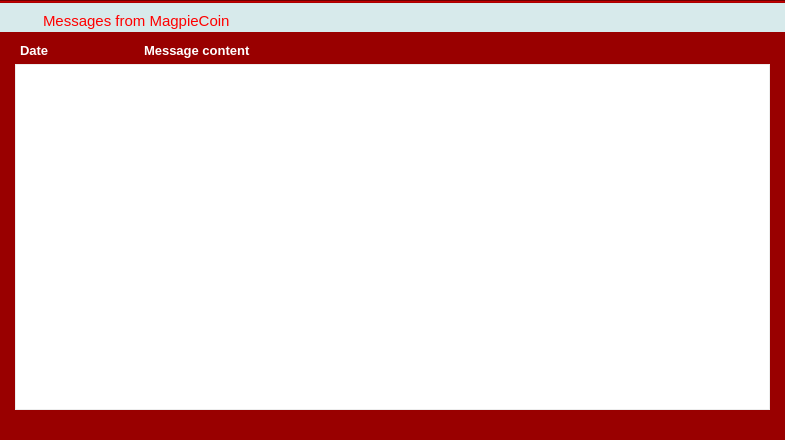
<?xml version="1.0" encoding="UTF-8"?>
<ui version="4.0">
 <class>ServiceMessagesPage</class>
 <widget class="QWidget" name="ServiceMessagesPage">
  <property name="geometry">
   <rect>
    <x>0</x>
    <y>0</y>
    <width>785</width>
    <height>440</height>
   </rect>
  </property>
  <property name="palette">
   <palette>
    <active>
     <colorrole role="Button">
      <brush brushstyle="SolidPattern">
       <color alpha="255">
        <red>215</red>
        <green>234</green>
        <blue>235</blue>
       </color>
      </brush>
     </colorrole>
     <colorrole role="Base">
      <brush brushstyle="SolidPattern">
       <color alpha="255">
        <red>215</red>
        <green>234</green>
        <blue>235</blue>
       </color>
      </brush>
     </colorrole>
     <colorrole role="Window">
      <brush brushstyle="SolidPattern">
       <color alpha="255">
        <red>215</red>
        <green>234</green>
        <blue>235</blue>
       </color>
      </brush>
     </colorrole>
     <colorrole role="Highlight">
      <brush brushstyle="SolidPattern">
       <color alpha="255">
        <red>235</red>
        <green>235</green>
        <blue>235</blue>
       </color>
      </brush>
     </colorrole>
     <colorrole role="HighlightedText">
      <brush brushstyle="SolidPattern">
       <color alpha="255">
        <red>124</red>
        <green>175</green>
        <blue>172</blue>
       </color>
      </brush>
     </colorrole>
    </active>
    <inactive>
     <colorrole role="Button">
      <brush brushstyle="SolidPattern">
       <color alpha="255">
        <red>215</red>
        <green>234</green>
        <blue>235</blue>
       </color>
      </brush>
     </colorrole>
     <colorrole role="Base">
      <brush brushstyle="SolidPattern">
       <color alpha="255">
        <red>215</red>
        <green>234</green>
        <blue>235</blue>
       </color>
      </brush>
     </colorrole>
     <colorrole role="Window">
      <brush brushstyle="SolidPattern">
       <color alpha="255">
        <red>215</red>
        <green>234</green>
        <blue>235</blue>
       </color>
      </brush>
     </colorrole>
     <colorrole role="Highlight">
      <brush brushstyle="SolidPattern">
       <color alpha="255">
        <red>235</red>
        <green>235</green>
        <blue>235</blue>
       </color>
      </brush>
     </colorrole>
     <colorrole role="HighlightedText">
      <brush brushstyle="SolidPattern">
       <color alpha="255">
        <red>124</red>
        <green>175</green>
        <blue>172</blue>
       </color>
      </brush>
     </colorrole>
    </inactive>
    <disabled>
     <colorrole role="Button">
      <brush brushstyle="SolidPattern">
       <color alpha="255">
        <red>215</red>
        <green>234</green>
        <blue>235</blue>
       </color>
      </brush>
     </colorrole>
     <colorrole role="Base">
      <brush brushstyle="SolidPattern">
       <color alpha="255">
        <red>215</red>
        <green>234</green>
        <blue>235</blue>
       </color>
      </brush>
     </colorrole>
     <colorrole role="Window">
      <brush brushstyle="SolidPattern">
       <color alpha="255">
        <red>215</red>
        <green>234</green>
        <blue>235</blue>
       </color>
      </brush>
     </colorrole>
     <colorrole role="Highlight">
      <brush brushstyle="SolidPattern">
       <color alpha="255">
        <red>240</red>
        <green>240</green>
        <blue>240</blue>
       </color>
      </brush>
     </colorrole>
     <colorrole role="HighlightedText">
      <brush brushstyle="SolidPattern">
       <color alpha="255">
        <red>124</red>
        <green>175</green>
        <blue>172</blue>
       </color>
      </brush>
     </colorrole>
    </disabled>
   </palette>
  </property>
  <property name="windowTitle">
   <string>Form</string>
  </property>
  <layout class="QVBoxLayout" name="verticalLayout_15">
   <property name="spacing">
    <number>0</number>
   </property>
   <property name="leftMargin">
    <number>0</number>
   </property>
   <property name="topMargin">
    <number>0</number>
   </property>
   <property name="rightMargin">
    <number>0</number>
   </property>
   <property name="bottomMargin">
    <number>0</number>
   </property>
   <item>
    <widget class="QWidget" name="wServiceMessagesHeader" native="true">
     <property name="minimumSize">
      <size>
       <width>0</width>
       <height>32</height>
      </size>
     </property>
     <property name="maximumSize">
      <size>
       <width>16777215</width>
       <height>32</height>
      </size>
     </property>
     <property name="styleSheet">
      <string notr="true"/>
     </property>
     <property name="is_header" stdset="0">
      <bool>true</bool>
     </property>
     <layout class="QHBoxLayout" name="horizontalLayout_19">
      <property name="leftMargin">
       <number>0</number>
      </property>
      <property name="topMargin">
       <number>0</number>
      </property>
      <property name="rightMargin">
       <number>0</number>
      </property>
      <property name="bottomMargin">
       <number>0</number>
      </property>
      <item>
       <layout class="QVBoxLayout" name="verticalLayout_2">
        <item>
         <widget class="Line" name="line">
          <property name="maximumSize">
           <size>
            <width>16777215</width>
            <height>8</height>
           </size>
          </property>
          <property name="styleSheet">
           <string notr="true">background-color: rgb(170, 0, 0);</string>
          </property>
          <property name="orientation">
           <enum>Qt::Horizontal</enum>
          </property>
         </widget>
        </item>
        <item>
         <layout class="QHBoxLayout" name="horizontalLayout_3">
          <item>
           <spacer name="horizontalSpacer_26">
            <property name="orientation">
             <enum>Qt::Horizontal</enum>
            </property>
            <property name="sizeType">
             <enum>QSizePolicy::Fixed</enum>
            </property>
            <property name="sizeHint" stdset="0">
             <size>
              <width>7</width>
              <height>20</height>
             </size>
            </property>
           </spacer>
          </item>
          <item>
           <widget class="QLabel" name="label_33">
            <property name="sizePolicy">
             <sizepolicy hsizetype="Preferred" vsizetype="Preferred">
              <horstretch>0</horstretch>
              <verstretch>0</verstretch>
             </sizepolicy>
            </property>
            <property name="minimumSize">
             <size>
              <width>30</width>
              <height>30</height>
             </size>
            </property>
            <property name="maximumSize">
             <size>
              <width>30</width>
              <height>30</height>
             </size>
            </property>
            <property name="text">
             <string/>
            </property>
            <property name="pixmap">
             <pixmap resource="../res.qrc">:/res/mail/mail_normal.png</pixmap>
            </property>
           </widget>
          </item>
          <item>
           <widget class="QLabel" name="label_34">
            <property name="font">
             <font>
              <pointsize>11</pointsize>
              <stylestrategy>PreferAntialias</stylestrategy>
             </font>
            </property>
            <property name="styleSheet">
             <string notr="true">QLabel {
	color: #ff0000;
}</string>
            </property>
            <property name="text">
             <string>Messages from MagpieCoin</string>
            </property>
           </widget>
          </item>
         </layout>
        </item>
       </layout>
      </item>
     </layout>
    </widget>
   </item>
   <item>
    <layout class="QHBoxLayout" name="horizontalLayout_16">
     <item>
      <widget class="QWidget" name="wServiceMessages" native="true">
       <property name="styleSheet">
        <string notr="true">#wServiceMessages {
	background-color: #990000;
}</string>
       </property>
       <layout class="QVBoxLayout" name="verticalLayout_16">
        <property name="spacing">
         <number>4</number>
        </property>
        <property name="leftMargin">
         <number>15</number>
        </property>
        <property name="topMargin">
         <number>8</number>
        </property>
        <property name="rightMargin">
         <number>15</number>
        </property>
        <property name="bottomMargin">
         <number>30</number>
        </property>
        <item>
         <layout class="QGridLayout" name="gridLayout_4">
          <item row="1" column="1">
           <widget class="QLabel" name="label_35">
            <property name="sizePolicy">
             <sizepolicy hsizetype="Fixed" vsizetype="Preferred">
              <horstretch>0</horstretch>
              <verstretch>0</verstretch>
             </sizepolicy>
            </property>
            <property name="maximumSize">
             <size>
              <width>120</width>
              <height>16777215</height>
             </size>
            </property>
            <property name="font">
             <font>
              <pointsize>10</pointsize>
              <weight>75</weight>
              <bold>true</bold>
              <stylestrategy>PreferAntialias</stylestrategy>
             </font>
            </property>
            <property name="styleSheet">
             <string notr="true">QLabel {
	color:white;
}</string>
            </property>
            <property name="text">
             <string>Date</string>
            </property>
           </widget>
          </item>
          <item row="1" column="2">
           <widget class="QLabel" name="label_36">
            <property name="font">
             <font>
              <pointsize>10</pointsize>
              <weight>75</weight>
              <bold>true</bold>
              <stylestrategy>PreferAntialias</stylestrategy>
             </font>
            </property>
            <property name="styleSheet">
             <string notr="true">QLabel {
	color: white;
}</string>
            </property>
            <property name="text">
             <string>Message content</string>
            </property>
           </widget>
          </item>
          <item row="1" column="0">
           <spacer name="horizontalSpacer_27">
            <property name="orientation">
             <enum>Qt::Horizontal</enum>
            </property>
            <property name="sizeType">
             <enum>QSizePolicy::Fixed</enum>
            </property>
            <property name="sizeHint" stdset="0">
             <size>
              <width>5</width>
              <height>20</height>
             </size>
            </property>
           </spacer>
          </item>
         </layout>
        </item>
        <item>
         <layout class="QHBoxLayout" name="horizontalLayout">
          <item>
           <widget class="QTableView" name="tableServiceMessagesView">
            <property name="maximumSize">
             <size>
              <width>16777215</width>
              <height>350</height>
             </size>
            </property>
            <property name="styleSheet">
             <string notr="true"> QScrollBar:vertical {
     border: 0px solid grey;
     background: white;
     width: 9px;
     margin: 0px 0px 0 0px;
 }
 QScrollBar::handle:vertical {
     background: #90bfbc;
     min-width: 20px;
 }

QHeaderView {
	background-color: #d7eaeb;
	font-size: 10;
	text-align:left;
	border: 0px solid gray;
}
QHeaderView::section {
    background-color: #d7eaeb;
    color: #1cbbb4;
    padding-left: 5px;
    border: 0px solid #6c6c6c;
	text-align:left;
}

/* style the sort indicator */
QHeaderView::down-arrow {
    image: url(down_arrow.png);
}

QHeaderView::up-arrow {
    image: url(up_arrow.png);
}

QTableView {
	border: 1px solid #ededed;
	selection-background-color: #ebebeb;
	selection-color: rgb(124, 175, 172);
}</string>
            </property>
            <property name="frameShape">
             <enum>QFrame::NoFrame</enum>
            </property>
            <property name="editTriggers">
             <set>QAbstractItemView::NoEditTriggers</set>
            </property>
            <property name="selectionBehavior">
             <enum>QAbstractItemView::SelectRows</enum>
            </property>
            <property name="textElideMode">
             <enum>Qt::ElideRight</enum>
            </property>
            <property name="showGrid">
             <bool>false</bool>
            </property>
            <property name="wordWrap">
             <bool>true</bool>
            </property>
            <attribute name="horizontalHeaderVisible">
             <bool>false</bool>
            </attribute>
            <attribute name="verticalHeaderVisible">
             <bool>false</bool>
            </attribute>
            <attribute name="verticalHeaderDefaultSectionSize">
             <number>20</number>
            </attribute>
            <attribute name="verticalHeaderMinimumSectionSize">
             <number>20</number>
            </attribute>
           </widget>
          </item>
         </layout>
        </item>
       </layout>
      </widget>
     </item>
    </layout>
   </item>
  </layout>
 </widget>
 <resources>
  <include location="../res.qrc"/>
 </resources>
 <connections/>
</ui>
